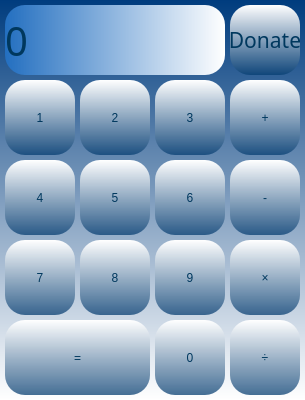
<?xml version="1.0" encoding="UTF-8"?>
<ui version="4.0">
 <class>MainWindow</class>
 <widget class="QMainWindow" name="MainWindow">
  <property name="geometry">
   <rect>
    <x>0</x>
    <y>0</y>
    <width>305</width>
    <height>400</height>
   </rect>
  </property>
  <property name="minimumSize">
   <size>
    <width>305</width>
    <height>400</height>
   </size>
  </property>
  <property name="maximumSize">
   <size>
    <width>305</width>
    <height>400</height>
   </size>
  </property>
  <property name="windowTitle">
   <string>MainWindow</string>
  </property>
  <property name="styleSheet">
   <string notr="true">background-color: qlineargradient(spread:pad, x1:0, y1:0, x2:0, y2:1, stop:0 rgba(0, 60, 126, 255), stop:1 rgba(255, 255, 255, 255));
</string>
  </property>
  <widget class="QWidget" name="centralwidget">
   <widget class="QLabel" name="resultLabel">
    <property name="geometry">
     <rect>
      <x>5</x>
      <y>5</y>
      <width>220</width>
      <height>70</height>
     </rect>
    </property>
    <property name="font">
     <font>
      <family>PT Sans</family>
      <pointsize>30</pointsize>
      <weight>50</weight>
      <italic>false</italic>
      <bold>false</bold>
     </font>
    </property>
    <property name="styleSheet">
     <string notr="true">font: 30pt &quot;PT Sans&quot;;
color: rgb(0, 56, 94);
background-color: qlineargradient(spread:pad, x1:0, y1:0, x2:1, y2:0, stop:0 rgba(35, 111, 192, 255), stop:1 rgba(255, 255, 255, 255));
border-radius: 20px;     </string>
    </property>
    <property name="text">
     <string>0</string>
    </property>
    <property name="alignment">
     <set>Qt::AlignLeading|Qt::AlignLeft|Qt::AlignVCenter</set>
    </property>
    <property name="margin">
     <number>10</number>
    </property>
   </widget>
   <widget class="QPushButton" name="butt1">
    <property name="geometry">
     <rect>
      <x>5</x>
      <y>80</y>
      <width>70</width>
      <height>75</height>
     </rect>
    </property>
    <property name="cursor">
     <cursorShape>PointingHandCursor</cursorShape>
    </property>
    <property name="styleSheet">
     <string notr="true">background-color: qlineargradient(spread:pad, x1:1, y1:1, x2:1, y2:0, stop:0 rgba(4, 60, 112, 188), stop:1 rgba(255, 255, 255, 255));
font: 30pt &quot;PT Sans&quot;;
color: rgb(0, 56, 94);
border-radius: 20px;     </string>
    </property>
    <property name="text">
     <string>1</string>
    </property>
   </widget>
   <widget class="QPushButton" name="butt2">
    <property name="geometry">
     <rect>
      <x>80</x>
      <y>80</y>
      <width>70</width>
      <height>75</height>
     </rect>
    </property>
    <property name="cursor">
     <cursorShape>PointingHandCursor</cursorShape>
    </property>
    <property name="styleSheet">
     <string notr="true">background-color: qlineargradient(spread:pad, x1:1, y1:1, x2:1, y2:0, stop:0 rgba(4, 60, 112, 188), stop:1 rgba(255, 255, 255, 255));
font: 30pt &quot;PT Sans&quot;;
color: rgb(0, 56, 94);
border-radius: 20px;     </string>
    </property>
    <property name="text">
     <string>2</string>
    </property>
   </widget>
   <widget class="QPushButton" name="butt3">
    <property name="geometry">
     <rect>
      <x>155</x>
      <y>80</y>
      <width>70</width>
      <height>75</height>
     </rect>
    </property>
    <property name="cursor">
     <cursorShape>PointingHandCursor</cursorShape>
    </property>
    <property name="styleSheet">
     <string notr="true">background-color: qlineargradient(spread:pad, x1:1, y1:1, x2:1, y2:0, stop:0 rgba(4, 60, 112, 188), stop:1 rgba(255, 255, 255, 255));
font: 30pt &quot;PT Sans&quot;;
color: rgb(0, 56, 94);
border-radius: 20px;     </string>
    </property>
    <property name="text">
     <string>3</string>
    </property>
   </widget>
   <widget class="QPushButton" name="buttPlus">
    <property name="geometry">
     <rect>
      <x>230</x>
      <y>80</y>
      <width>70</width>
      <height>75</height>
     </rect>
    </property>
    <property name="cursor">
     <cursorShape>PointingHandCursor</cursorShape>
    </property>
    <property name="styleSheet">
     <string notr="true">background-color: qlineargradient(spread:pad, x1:1, y1:1, x2:1, y2:0, stop:0 rgba(4, 60, 112, 188), stop:1 rgba(255, 255, 255, 255));
font: 30pt &quot;PT Sans&quot;;
color: rgb(0, 56, 94);
border-radius: 20px;     </string>
    </property>
    <property name="text">
     <string>+</string>
    </property>
   </widget>
   <widget class="QPushButton" name="butt4">
    <property name="geometry">
     <rect>
      <x>5</x>
      <y>160</y>
      <width>70</width>
      <height>75</height>
     </rect>
    </property>
    <property name="cursor">
     <cursorShape>PointingHandCursor</cursorShape>
    </property>
    <property name="styleSheet">
     <string notr="true">background-color: qlineargradient(spread:pad, x1:1, y1:1, x2:1, y2:0, stop:0 rgba(4, 60, 112, 188), stop:1 rgba(255, 255, 255, 255));
font: 30pt &quot;PT Sans&quot;;
color: rgb(0, 56, 94);
border-radius: 20px;     </string>
    </property>
    <property name="text">
     <string>4</string>
    </property>
   </widget>
   <widget class="QPushButton" name="butt5">
    <property name="geometry">
     <rect>
      <x>80</x>
      <y>160</y>
      <width>70</width>
      <height>75</height>
     </rect>
    </property>
    <property name="cursor">
     <cursorShape>PointingHandCursor</cursorShape>
    </property>
    <property name="styleSheet">
     <string notr="true">background-color: qlineargradient(spread:pad, x1:1, y1:1, x2:1, y2:0, stop:0 rgba(4, 60, 112, 188), stop:1 rgba(255, 255, 255, 255));
font: 30pt &quot;PT Sans&quot;;
color: rgb(0, 56, 94);
border-radius: 20px;     </string>
    </property>
    <property name="text">
     <string>5</string>
    </property>
   </widget>
   <widget class="QPushButton" name="buttMinus">
    <property name="geometry">
     <rect>
      <x>230</x>
      <y>160</y>
      <width>70</width>
      <height>75</height>
     </rect>
    </property>
    <property name="cursor">
     <cursorShape>PointingHandCursor</cursorShape>
    </property>
    <property name="styleSheet">
     <string notr="true">background-color: qlineargradient(spread:pad, x1:1, y1:1, x2:1, y2:0, stop:0 rgba(4, 60, 112, 188), stop:1 rgba(255, 255, 255, 255));
font: 30pt &quot;PT Sans&quot;;
color: rgb(0, 56, 94);
border-radius: 20px;     </string>
    </property>
    <property name="text">
     <string>-</string>
    </property>
   </widget>
   <widget class="QPushButton" name="butt6">
    <property name="geometry">
     <rect>
      <x>155</x>
      <y>160</y>
      <width>70</width>
      <height>75</height>
     </rect>
    </property>
    <property name="cursor">
     <cursorShape>PointingHandCursor</cursorShape>
    </property>
    <property name="styleSheet">
     <string notr="true">background-color: qlineargradient(spread:pad, x1:1, y1:1, x2:1, y2:0, stop:0 rgba(4, 60, 112, 188), stop:1 rgba(255, 255, 255, 255));
font: 30pt &quot;PT Sans&quot;;
color: rgb(0, 56, 94);
border-radius: 20px;     </string>
    </property>
    <property name="text">
     <string>6</string>
    </property>
   </widget>
   <widget class="QPushButton" name="butt7">
    <property name="geometry">
     <rect>
      <x>5</x>
      <y>240</y>
      <width>70</width>
      <height>75</height>
     </rect>
    </property>
    <property name="cursor">
     <cursorShape>PointingHandCursor</cursorShape>
    </property>
    <property name="styleSheet">
     <string notr="true">background-color: qlineargradient(spread:pad, x1:1, y1:1, x2:1, y2:0, stop:0 rgba(4, 60, 112, 188), stop:1 rgba(255, 255, 255, 255));
font: 30pt &quot;PT Sans&quot;;
color: rgb(0, 56, 94);
border-radius: 20px;     </string>
    </property>
    <property name="text">
     <string>7</string>
    </property>
   </widget>
   <widget class="QPushButton" name="butt8">
    <property name="geometry">
     <rect>
      <x>80</x>
      <y>240</y>
      <width>70</width>
      <height>75</height>
     </rect>
    </property>
    <property name="cursor">
     <cursorShape>PointingHandCursor</cursorShape>
    </property>
    <property name="styleSheet">
     <string notr="true">background-color: qlineargradient(spread:pad, x1:1, y1:1, x2:1, y2:0, stop:0 rgba(4, 60, 112, 188), stop:1 rgba(255, 255, 255, 255));
font: 30pt &quot;PT Sans&quot;;
color: rgb(0, 56, 94);
border-radius: 20px;     </string>
    </property>
    <property name="text">
     <string>8</string>
    </property>
   </widget>
   <widget class="QPushButton" name="buttMultiplication">
    <property name="geometry">
     <rect>
      <x>230</x>
      <y>240</y>
      <width>70</width>
      <height>75</height>
     </rect>
    </property>
    <property name="cursor">
     <cursorShape>PointingHandCursor</cursorShape>
    </property>
    <property name="styleSheet">
     <string notr="true">background-color: qlineargradient(spread:pad, x1:1, y1:1, x2:1, y2:0, stop:0 rgba(4, 60, 112, 188), stop:1 rgba(255, 255, 255, 255));
font: 30pt &quot;PT Sans&quot;;
color: rgb(0, 56, 94);
border-radius: 20px;     </string>
    </property>
    <property name="text">
     <string>×</string>
    </property>
   </widget>
   <widget class="QPushButton" name="butt9">
    <property name="geometry">
     <rect>
      <x>155</x>
      <y>240</y>
      <width>70</width>
      <height>75</height>
     </rect>
    </property>
    <property name="cursor">
     <cursorShape>PointingHandCursor</cursorShape>
    </property>
    <property name="styleSheet">
     <string notr="true">background-color: qlineargradient(spread:pad, x1:1, y1:1, x2:1, y2:0, stop:0 rgba(4, 60, 112, 188), stop:1 rgba(255, 255, 255, 255));
font: 30pt &quot;PT Sans&quot;;
color: rgb(0, 56, 94);
border-radius: 20px;     </string>
    </property>
    <property name="text">
     <string>9</string>
    </property>
   </widget>
   <widget class="QPushButton" name="buttDivision">
    <property name="geometry">
     <rect>
      <x>230</x>
      <y>320</y>
      <width>70</width>
      <height>75</height>
     </rect>
    </property>
    <property name="cursor">
     <cursorShape>PointingHandCursor</cursorShape>
    </property>
    <property name="styleSheet">
     <string notr="true">background-color: qlineargradient(spread:pad, x1:1, y1:1, x2:1, y2:0, stop:0 rgba(4, 60, 112, 188), stop:1 rgba(255, 255, 255, 255));
font: 30pt &quot;PT Sans&quot;;
color: rgb(0, 56, 94);
border-radius: 20px;     </string>
    </property>
    <property name="text">
     <string>÷</string>
    </property>
   </widget>
   <widget class="QPushButton" name="equal">
    <property name="geometry">
     <rect>
      <x>5</x>
      <y>320</y>
      <width>145</width>
      <height>75</height>
     </rect>
    </property>
    <property name="cursor">
     <cursorShape>PointingHandCursor</cursorShape>
    </property>
    <property name="styleSheet">
     <string notr="true">background-color: qlineargradient(spread:pad, x1:1, y1:1, x2:1, y2:0, stop:0 rgba(4, 60, 112, 188), stop:1 rgba(255, 255, 255, 255));
font: 30pt &quot;PT Sans&quot;;
color: rgb(0, 56, 94);
border-radius: 20px;     </string>
    </property>
    <property name="text">
     <string>=</string>
    </property>
   </widget>
   <widget class="QPushButton" name="butt0">
    <property name="geometry">
     <rect>
      <x>155</x>
      <y>320</y>
      <width>70</width>
      <height>75</height>
     </rect>
    </property>
    <property name="cursor">
     <cursorShape>PointingHandCursor</cursorShape>
    </property>
    <property name="styleSheet">
     <string notr="true">background-color: qlineargradient(spread:pad, x1:1, y1:1, x2:1, y2:0, stop:0 rgba(4, 60, 112, 188), stop:1 rgba(255, 255, 255, 255));
font: 30pt &quot;PT Sans&quot;;
color: rgb(0, 56, 94);
border-radius: 20px;     </string>
    </property>
    <property name="text">
     <string>0</string>
    </property>
   </widget>
   <widget class="QPushButton" name="pushButton">
    <property name="geometry">
     <rect>
      <x>230</x>
      <y>5</y>
      <width>70</width>
      <height>70</height>
     </rect>
    </property>
    <property name="font">
     <font>
      <family>PT Sans</family>
      <pointsize>16</pointsize>
      <weight>50</weight>
      <italic>false</italic>
      <bold>false</bold>
     </font>
    </property>
    <property name="cursor">
     <cursorShape>PointingHandCursor</cursorShape>
    </property>
    <property name="styleSheet">
     <string notr="true">background-color: qlineargradient(spread:pad, x1:1, y1:1, x2:1, y2:0, stop:0 rgba(4, 60, 112, 188), stop:1 rgba(255, 255, 255, 255));
font: 16pt &quot;PT Sans&quot;;
color: rgb(0, 56, 94);
border-radius: 20px;     </string>
    </property>
    <property name="text">
     <string>Donate</string>
    </property>
   </widget>
  </widget>
 </widget>
 <resources/>
 <connections/>
</ui>
